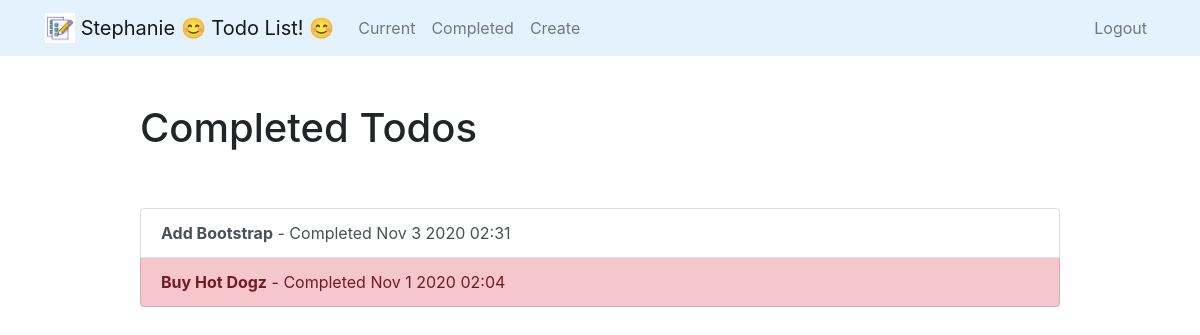
The app's page /completed/ (signed in) with its own data.
### todo/models.py (models this page shows, shortened)
class Todo(models.Model):
    title = models.CharField(max_length=100)
    memo = models.TextField(blank=True)
    created = models.DateTimeField(auto_now_add=True)
    datecompleted = models.DateTimeField(null=True, blank=True)
    important = models.BooleanField(default=False)
    user = models.ForeignKey(User, on_delete=models.CASCADE)

### todo/views.py (the view)
# urls.py: path('completed/', views.completedtodos, name='completedtodos'),
@login_required
def completedtodos(request):
    todos = Todo.objects.filter(
        user=request.user, datecompleted__isnull=False).order_by('-datecompleted')
    return render(request, 'todo/completedtodos.html', {'todos': todos})

### todo/templates/todo/completedtodos.html
{% extends "todo/base.html" %} {% block content %}
<div class="row justify-content-center mt-5">
  <div class="col-md-10">
    <h1>Completed Todos</h1>
  </div>
</div>
<div class="row justify-content-center mt-5">
  <div class="col-md-10">
    <div class="list-group">
      {% for todo in todos %}
      <a
        href="{% url 'viewtodo' todo.id %}"
        class="list-group-item list-group-item-action{% if todo.important %} list-group-item-danger{% endif %}"
        ><b>{{ todo.title }}</b> - Completed {{ todo.datecompleted|date:'M j Y H:i' }}</a
      >
      {% endfor %}
    </div>
  </div>
</div>
{% endblock %}

### todo/templates/todo/base.html (shortened to what this page needs)
{% load static %}
<!DOCTYPE html>
<html lang="en">
  <head>
    <link
      rel="stylesheet"
      href="https://stackpath.bootstrapcdn.com/bootstrap/4.4.1/css/bootstrap.min.css"
    />
  </head>
  <body>
    <nav class="navbar navbar-expand-md navbar-light" style="background-color: #e3f2fd">
      <div class="container">
        <a class="navbar-brand" href="{% url 'home' %}">
          <img
            src="{% static 'todo/todolistpic.jpg' %}"
            width="30"
            height="30"
            class="d-inline-block align-top"
            alt="Stephanie's
          Logo"
          />
          <span>{{user.username|capfirst }} 😊 Todo List! 😊 </span>
        </a>
        <div class="collapse navbar-collapse" id="navbarNav">
          {% if user.is_authenticated %}
          <ul class="navbar-nav mr-auto">
            <li class="nav-item" {{ current }}>
              <a class="nav-link" href="{% url 'currenttodos'%}">Current</a>
            </li>
            <li class="nav-item" {{ completed }}>
              <a class="nav-link" href="{% url 'completedtodos'%}">Completed</a>
            </li>
            <li class="nav-item" {{ create }}>
              <a class="nav-link" href="{% url 'createtodo'%}">Create</a>
            </li>
          </ul>
          {% endif %}
          <ul class="navbar-nav ml-auto">
            {% if user.is_authenticated %}
            <li class="nav-item">
              <a href="#" onclick="$('#signOutBtn').click()" class="nav-link">Logout</a>
            </li>
            {% endif %}
          </ul>
        </div>
      </div>
    </nav>
    <div class="container">{% block content %}{% endblock %}</div>
  </body>
</html>

### records on screen
Todo: title "Add Bootstrap", datecompleted "Nov 3 2020 02:31"
Todo: title "Buy Hot Dogz", datecompleted "Nov 1 2020 02:04"

### other values on screen
{{ user.username|capfirst }} "Stephanie"
